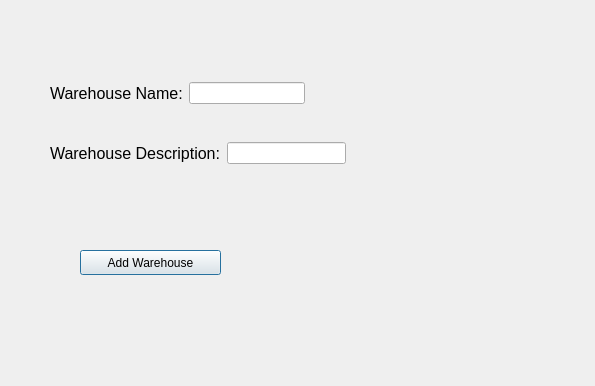
<?xml version="1.0" encoding="UTF-8"?>
<ui version="4.0">
 <class>Warehouse</class>
 <widget class="QDialog" name="Warehouse">
  <property name="geometry">
   <rect>
    <x>0</x>
    <y>0</y>
    <width>595</width>
    <height>386</height>
   </rect>
  </property>
  <property name="windowTitle">
   <string>Dialog</string>
  </property>
  <widget class="QPushButton" name="pushButton">
   <property name="geometry">
    <rect>
     <x>80</x>
     <y>250</y>
     <width>141</width>
     <height>25</height>
    </rect>
   </property>
   <property name="text">
    <string>Add Warehouse</string>
   </property>
  </widget>
  <widget class="QWidget" name="">
   <property name="geometry">
    <rect>
     <x>50</x>
     <y>80</y>
     <width>255</width>
     <height>27</height>
    </rect>
   </property>
   <layout class="QHBoxLayout" name="horizontalLayout">
    <item>
     <widget class="QLabel" name="label">
      <property name="font">
       <font>
        <pointsize>12</pointsize>
       </font>
      </property>
      <property name="text">
       <string>Warehouse Name:</string>
      </property>
     </widget>
    </item>
    <item>
     <widget class="QLineEdit" name="lineEdit"/>
    </item>
   </layout>
  </widget>
  <widget class="QWidget" name="">
   <property name="geometry">
    <rect>
     <x>50</x>
     <y>140</y>
     <width>296</width>
     <height>27</height>
    </rect>
   </property>
   <layout class="QHBoxLayout" name="horizontalLayout_2">
    <item>
     <widget class="QLabel" name="label_2">
      <property name="font">
       <font>
        <pointsize>12</pointsize>
       </font>
      </property>
      <property name="text">
       <string>Warehouse Description:</string>
      </property>
     </widget>
    </item>
    <item>
     <widget class="QLineEdit" name="lineEdit_2"/>
    </item>
   </layout>
  </widget>
 </widget>
 <resources/>
 <connections/>
</ui>
